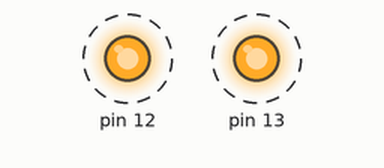
This sketch was run on a simulated Arduino Uno, built with avr-gcc and run on an emulated ATmega328P. Parts: output pins drawn as LEDs (lit = HIGH). Dashed ring = blinking.

Above: at 0.2 s.
Timing chart, 0 to 3.0 s (numbered marks = the images above):
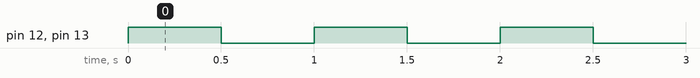

Measured:
- by itself, pin 12, pin 13: alternates HIGH for 0.50 s and LOW for 0.50 s

The sketch:

Board___External_LED.ino
```cpp
void setup()
{
  pinMode(12, OUTPUT);
  pinMode(13, OUTPUT);
}

void loop()
{
  digitalWrite(12, HIGH);
  digitalWrite(13, HIGH);
  delay(500); // Wait for 0.5 second or 500 millisecond(s)
  digitalWrite(13, LOW);
  digitalWrite(12, LOW);
  delay(500);
}
```
